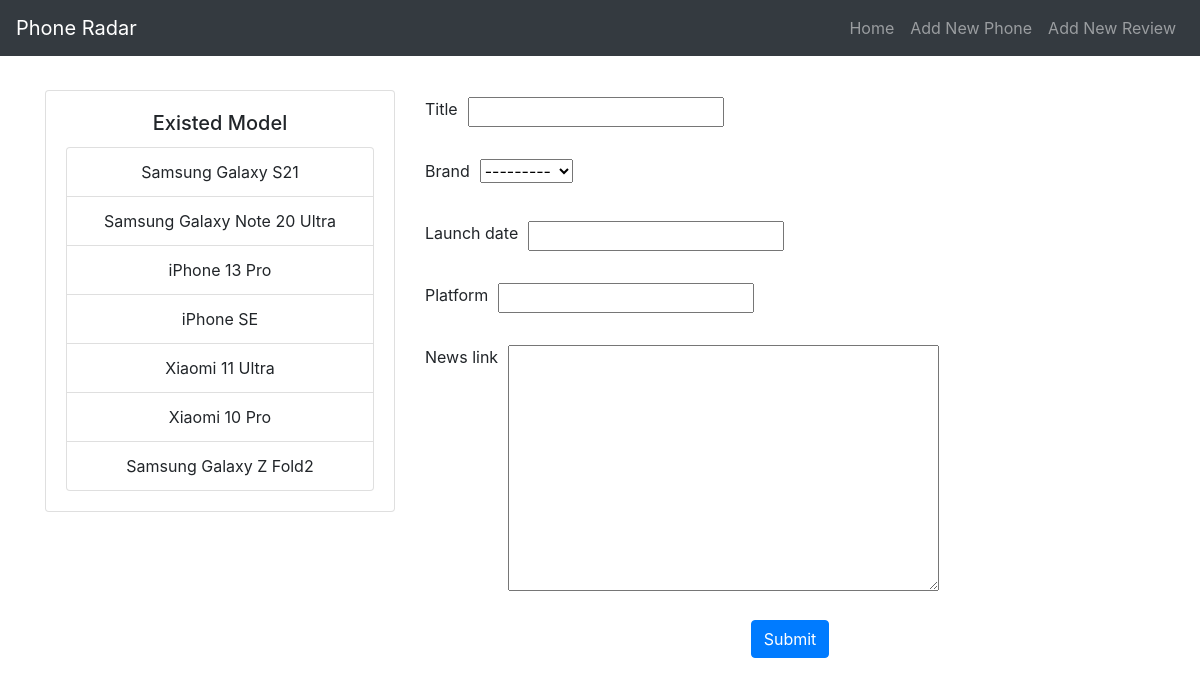
/new-phone/, run on the app's committed database.
### PhoneReview/models.py (models this page shows, shortened)
class Model(models.Model):
    title = models.CharField(max_length=60)
    brand = models.ForeignKey(Brand, on_delete=models.CASCADE)
    launch_date = models.DateField()
    platform = models.CharField(max_length=20)
    news_link = models.TextField(blank=True)
    slug = models.SlugField(max_length=150, default='')

### main/views.py (the view, shortened to what this page needs)
# urls.py: path('new-phone/', views.AddPhoneView.as_view(), name='new_phone'),
class AddPhoneView(generic.TemplateView):
    template_name = 'new-phone.html'
    def get(self, request, *args, **kwargs):
        form = PhoneForm()
        models = Model.objects.all()
        args = {
            'form': form,
            'models': models
        }
        return render(request, self.template_name, args)

### main/models.py
class PhoneForm(ModelForm):
    class Meta:
        model = Model
        fields = '__all__'
        exclude = ['slug']

### PhoneReview/models.py (called while the page is built)
    def __str__(self):
        return self.title

### templates/new-phone.html (shortened to what this page needs)
{% extends "base.html" %}
{% load static %}
{% block content %}
    <div class="container">
        <div class="row">
            <div class="col-md-4">
                <div class="card">
                    <div class="card-body">
                        <h5 class="card-title">Existed Model</h5>
                        <ul class="list-group">
                            {% for model in models %}
                                <li class="list-group-item">{{ model.title }}</li>
                            {% endfor %}
                        </ul>
                    </div>
                </div>
            </div>
            <div class="col">
                <form method="post">
                    {% for field in form %}
                        <div class="form-group">
                            <div class="form-row">
                                <div class="col-form-label">
                                    <label for="{{ field.id_for_label }}" class="text-left">{{ field.label }}</label>
                                </div>
                                <div class="col-form-label">
                                    {{ field }}
                                </div>
                            </div>
                        </div>
                    {% endfor %}
                    <button type="submit" class="btn btn-primary">Submit</button>
                </form>
            </div>
        </div>
    </div>
{% endblock %}

### templates/base.html (style rules this page uses)
body { padding-top: 70px; }

### data on the page
Model: title "Samsung Galaxy S21"
Model: title "Samsung Galaxy Note 20 Ultra"
Model: title "iPhone 13 Pro"
Model: title "iPhone SE"
Model: title "Xiaomi 11 Ultra"
Model: title "Xiaomi 10 Pro"
Model: title "Samsung Galaxy Z Fold2"

### other printed values
{{ field.label }} "Title" "Brand" "Launch date" "Platform" "News link"
